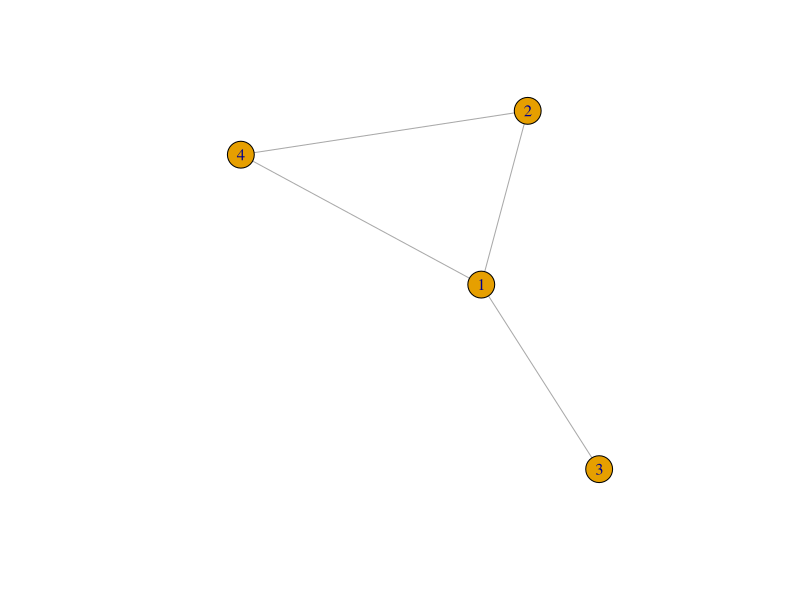
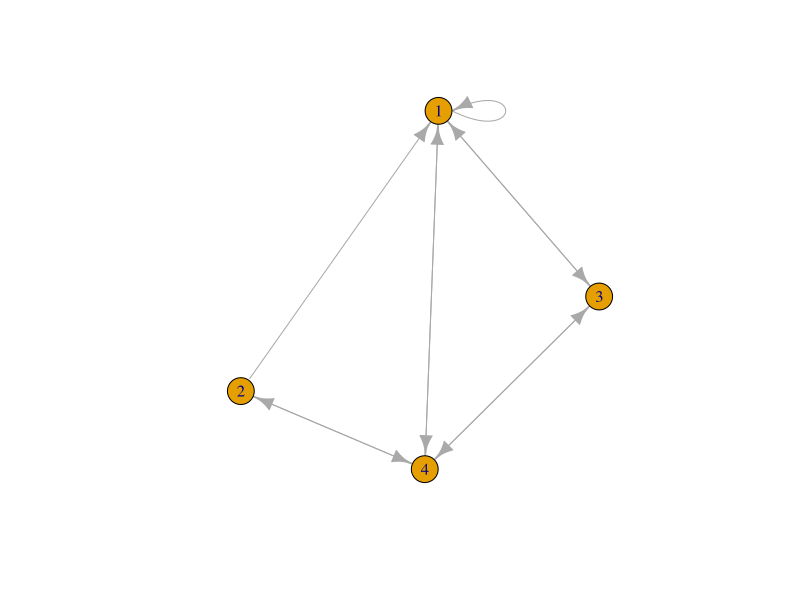
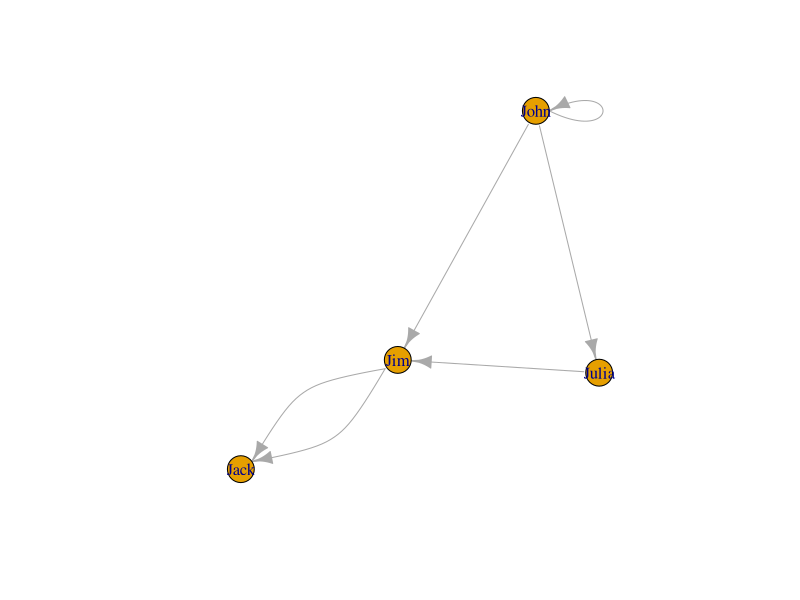
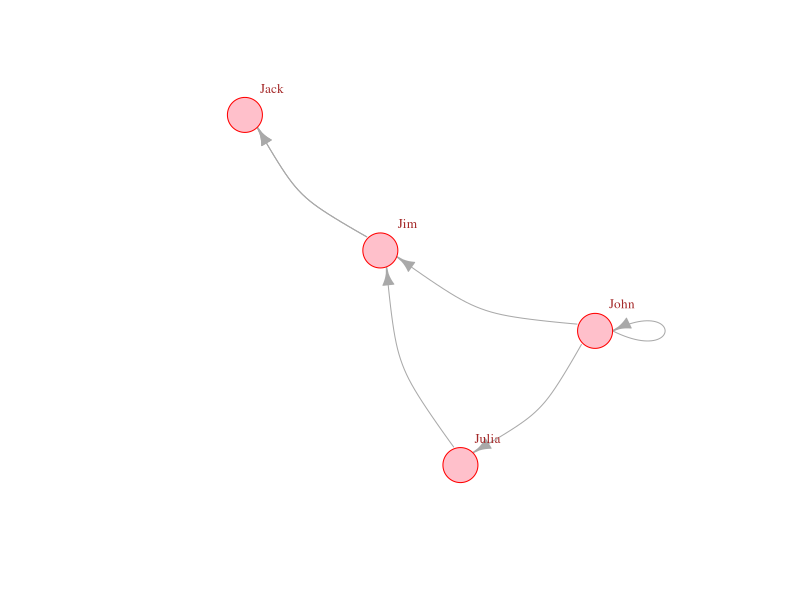

The R source for these figures, in order: (Note: this script raises an error after producing the figures.)
### load libraries needed
packages <- c('igraph','RColorBrewer')

# Install packages not yet installed
installed_packages <- packages %in% rownames(installed.packages())
if (any(installed_packages == FALSE)) {
  install.packages(packages[!installed_packages])
}

# Packages loading
invisible(lapply(packages, library, character.only = TRUE))

### igraph basics
# build a graph
graph_01 <- graph(
  edges = c(1,2, 1,3, 1,4, 2,4), n = 4, directed = F
)
# viz it
plot(graph_01)

# edge & vertex
E(graph_01)
V(graph_01)

graph_02 <- graph(
  edges = c(1,1, 1,3, 1,4, 2,1, 2,4, 3,1, 3,4, 4,1, 4,2, 4,3), n = 4, directed = T
)
plot(graph_02)

graph_03 <- graph( c("John", "Jim", "John", "Julia", "Jim", "Jack", "Julia", "Jim", "Jim", "Jack", "John", "John"))  

plot(graph_03) # default plot
plot(graph_03, edge.arrow.size=0.9, edge.curved=0.3,
     vertex.color="pink", vertex.size=20,  vertex.frame.color="red", 
     vertex.label.color="brown", vertex.label.cex=0.8, vertex.label.dist=3) 

# add attributes
V(graph_03)$name
V(graph_03)$gender <- c("male","female","female","male")
vertex_attr(graph_03)

E(graph_03)$type <- c("friend","love")
E(graph_03)$weight <- c(1,2,1,2,1,3)
edge_attr(graph_03)

pal <- RColorBrewer::brewer.pal(length(unique(V(graph_03)$gender)), "Dark2")
plot(graph_03, edge.arrow.size=0.9, edge.curved=0.3,
     vertex.color=pal[as.numeric(as.factor(vertex_attr(graph_03, "gender")))], 
     vertex.size=20, vertex.frame.color="red", 
     vertex.label.color="brown", vertex.label.cex=0.8, vertex.label.dist=3) 

### make graph

# empty graph 
graph_empty <- make_empty_graph(30)
plot(graph_empty, vertex.size=10)

# full graph
graph_full <- make_full_graph(30)
plot(graph_full, vertex.size=10)

# star graph
graph_star <- make_star(30)
plot(graph_star, vertex.size=10) 

# tree graph
graph_tree <- make_tree(30, children = 3)
plot(graph_tree, vertex.size=10) 

# ring graph
graph_ring <- make_ring(30)
plot(graph_ring, vertex.size=10)

### tidygraph
example_nodes <- tibble(name = c("Hadley", "David", "Romain", "Julia", "Mary"))
example_edges <- tibble(from = c(1, 1, 1, 2, 2, 3, 4, 4, 5),
                        to = c(2, 3, 5, 1, 4, 1, 1, 2, 1))
example_graph <- tidygraph::tbl_graph(nodes = example_nodes, edges = example_edges)
example_graph %>%
  ggraph::ggraph(layout = 'nicely') + 
  ggraph::geom_edge_link() + 
  ggraph::geom_node_point(size = 8, colour = 'pink') +
  ggraph::geom_node_text(aes(label = name), colour = 'brown', size = 6)


example_nodes <- tibble(name = c("Hadley", "David", "Romain", "Julia", "Mary", "Bosh", "Taylor", "Lucy", "Brandon", "Roy"))
example_edges <- tibble(from = c(1, 1, 1, 2, 2, 3, 4, 4, 5, 6, 7, 9, 9, 10),
                        to = c(2, 3, 5, 1, 4, 1, 1, 2, 1, 7, 8, 7, 10, 6))
example_graph <- tidygraph::tbl_graph(nodes = example_nodes, edges = example_edges)
example_graph %>%
  ggraph::ggraph(layout = 'nicely') + 
  ggraph::geom_edge_link() + 
  ggraph::geom_node_point(size = 8, colour = 'pink') +
  ggraph::geom_node_text(aes(label = name), colour = 'brown', size = 6)
